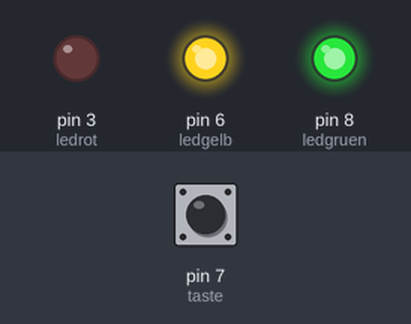
Bench run of a sketch on a simulated Arduino Uno, built with avr-gcc and run on an emulated ATmega328P. On the bench: output pins drawn as LEDs (lit = HIGH). Dashed ring = blinking. The test bench sets the inputs (shaded band); at power-on: pin 7 (taste) LOW.

Above: at 1.2 s.
1.3 s: pin 7 (taste) pulled HIGH for 0.25 s
At 1.5 s:
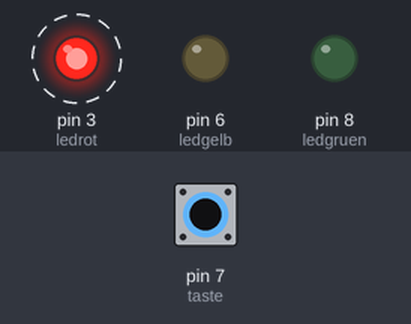
4.3 s: pin 7 (taste) pulled HIGH for 1 s
At 5.1 s:
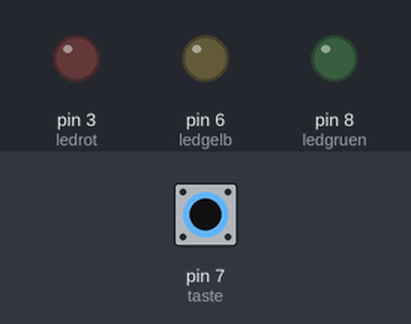
6.8 s: pin 7 (taste) pulled HIGH for 3.2 s
At 7.3 s:
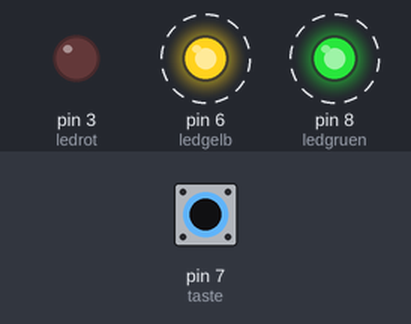
Timing chart, 0 to 17.5 s (numbered marks = the images above; inputs shaded):
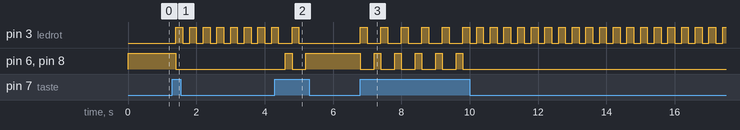

Measured:
- after the input at 1.3 s, pin 3 (ledrot): alternates HIGH for 0.20 s and LOW for 0.20 s, starting after 0.10 s; pin 6 (ledgelb), pin 8 (ledgruen): HIGH → LOW after 0.10 s
- after the input at 4.3 s, pin 6 (ledgelb), pin 8 (ledgruen): LOW → HIGH after 0.30 s, → LOW 0.20 s later, → HIGH 0.40 s later
- after the input at 6.8 s, pin 3 (ledrot): goes 5 × (HIGH 0.20 s, LOW 0.40 s), 19 × (HIGH 0.20 s, LOW 0.20 s), then HIGH, starting at once; pin 6 (ledgelb), pin 8 (ledgruen): alternates HIGH for 0.20 s and LOW for 0.40 s, 11 changes in all, then stays LOW, starting at once

The sketch:

08blink.ino
```cpp
//08blink
//Franzis Adventskalender für Arduino

int ledrot = 3;
int ledgelb = 6;
int ledgruen = 8;
int taste = 7;
int z = 200;
bool r = false;

void setup() {
  pinMode(ledrot, OUTPUT);
  pinMode(ledgelb, OUTPUT);
  pinMode(ledgruen, OUTPUT);
  pinMode(taste, INPUT);
}

void loop() {
  if(digitalRead(taste) == HIGH) {
    r = !r;
  }
  if(r) {
    digitalWrite(ledrot, HIGH);
    digitalWrite(ledgelb, LOW);
    digitalWrite(ledgruen, LOW);
    delay(z);
    digitalWrite(ledrot, LOW);
    delay(z);
  }
  else {
    digitalWrite(ledrot, LOW);
    digitalWrite(ledgelb, HIGH);
    digitalWrite(ledgruen, HIGH);
    delay(z);
  }
}
```
